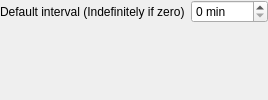
<?xml version="1.0" encoding="UTF-8"?>
<ui version="4.0">
 <class>ConfigWidget</class>
 <widget class="QWidget" name="ConfigWidget">
  <layout class="QFormLayout" name="formLayout">
   <property name="leftMargin">
    <number>0</number>
   </property>
   <property name="topMargin">
    <number>0</number>
   </property>
   <property name="rightMargin">
    <number>0</number>
   </property>
   <property name="bottomMargin">
    <number>0</number>
   </property>
   <item row="0" column="0">
    <widget class="QLabel" name="label">
     <property name="text">
      <string>Default interval (Indefinitely if zero)</string>
     </property>
    </widget>
   </item>
   <item row="0" column="1">
    <widget class="QSpinBox" name="spinBox_minutes">
     <property name="sizePolicy">
      <sizepolicy hsizetype="Fixed" vsizetype="Fixed">
       <horstretch>0</horstretch>
       <verstretch>0</verstretch>
      </sizepolicy>
     </property>
     <property name="suffix">
      <string extracomment="minutes abbr"> min</string>
     </property>
     <property name="maximum">
      <number>1440</number>
     </property>
     <property name="singleStep">
      <number>10</number>
     </property>
    </widget>
   </item>
  </layout>
 </widget>
 <resources/>
 <connections/>
</ui>
